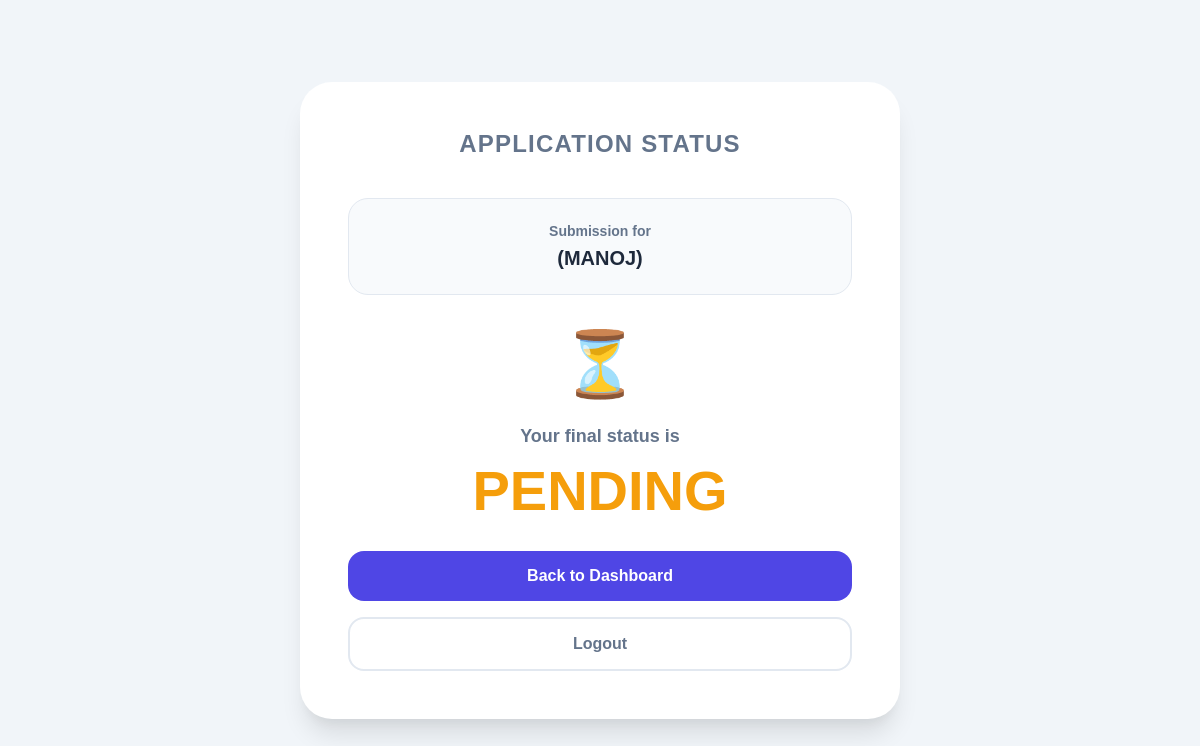
Before: /status/ (signed in) with the older database file.
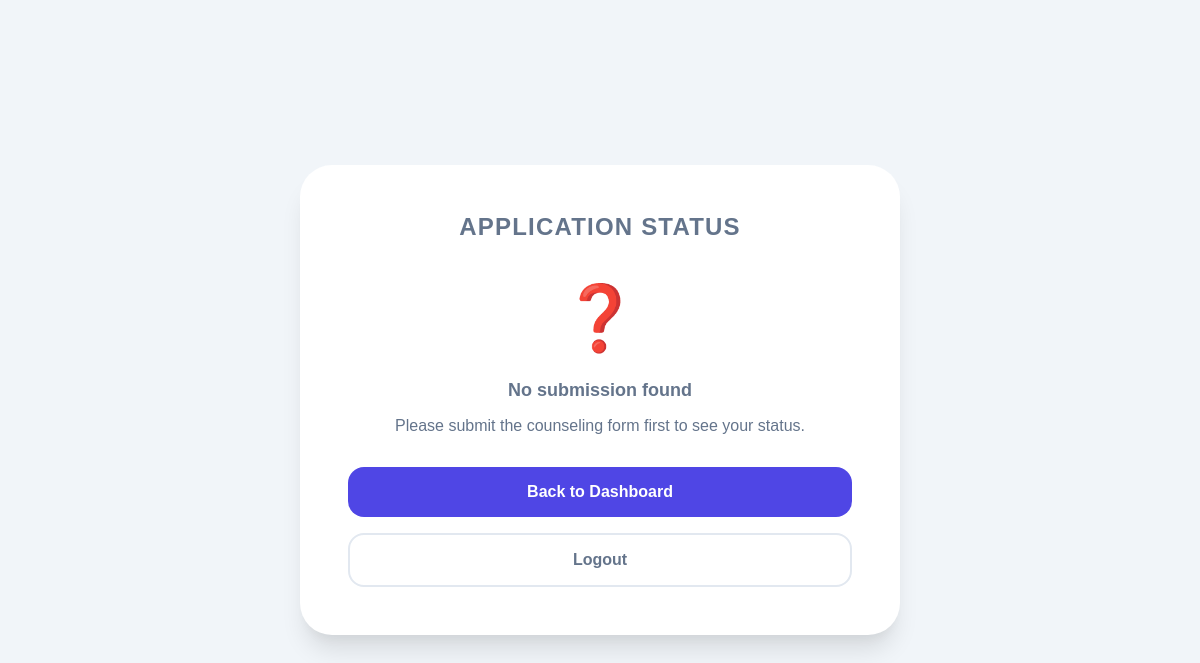
After: the same page with the newer database file.
### counseling/models.py (models this page shows, shortened)
class StudentCounseling(models.Model):
    year_sem = models.CharField(max_length=20)
    academic_year = models.CharField(max_length=20)
    rtf = models.BooleanField(default=False)
    mq = models.BooleanField(default=False)
    any_other = models.BooleanField(default=False)
    counselor_name = models.CharField(max_length=100)
    student_name = models.CharField(max_length=100)
    roll_number = models.CharField(max_length=20, unique=True, null=True, blank=True)
    email = models.EmailField(null=True, blank=True)
    approval_status = models.CharField(
        max_length=20,
        choices=[('Pending', 'Pending'), ('Approved', 'Approved'), ('Rejected', 'Rejected')],
        default='Pending'
    )
    counselor_approval = models.CharField(
        max_length=20,
        choices=[('Pending', 'Pending'), ('Approved', 'Approved'), ('Rejected', 'Rejected')],
        default='Pending'
    )
    hod_approval = models.CharField(
        max_length=20,
        choices=[('Pending', 'Pending'), ('Approved', 'Approved'), ('Rejected', 'Rejected')],
        default='Pending'
    )
    incharge_approval = models.CharField(
        max_length=20,
        choices=[('Pending', 'Pending'), ('Approved', 'Approved'), ('Rejected', 'Rejected')],
        default='Pending'
    )
    director_approval = models.CharField(
        max_length=20,
        choices=[('Pending', 'Pending'), ('Approved', 'Approved'), ('Rejected', 'Rejected')],
        default='Pending'
    )
    last_submission_date = models.DateTimeField(null=True, blank=True)
    added_by_role = models.CharField(max_length=50, blank=True, null=True, verbose_name="Added by Role")
    student_phone = models.CharField(max_length=15)
    father_phone = models.CharField(max_length=15)
    residence_hostel = models.BooleanField(default=False)
    residence_days_scholar = models.BooleanField(default=False)
    residence_college_bus = models.BooleanField(default=False)
    residence_rtc_bus = models.BooleanField(default=False)
    hostel_name = models.CharField(max_length=100, blank=True, null=True)
    room_no = models.CharField(max_length=10, blank=True, null=True)
    roommate1 = models.CharField(max_length=100, blank=True, null=True, verbose_name="Roommate 1")
    roll_no1 = models.CharField(max_length=10, blank=True, null=True, verbose_name="Roll No 1")
    roommate2 = models.CharField(max_length=100, blank=True, null=True, verbose_name="Roommate 2")
    roll_no2 = models.CharField(max_length=10, blank=True, null=True, verbose_name="Roll No 2")
    roommate3 = models.CharField(max_length=100, blank=True, null=True, verbose_name="Roommate 3")
    roll_no3 = models.CharField(max_length=10, blank=True, null=True, verbose_name="Roll No 3")
    bus_route = models.CharField(max_length=100, blank=True, null=True)
    bus_no = models.CharField(max_length=10, blank=True, null=True)
    rtc_travel_place = models.CharField(max_length=100, blank=True, null=True)
    vehicle_details = models.CharField(max_length=100, blank=True, null=True)
    day_scholar_address = models.TextField(blank=True, null=True, verbose_name="Day Scholar Address")
    ds_name1 = models.CharField(max_length=100, blank=True, null=True, verbose_name="DS Name 1")
    ds_roll1 = models.CharField(max_length=20, blank=True, null=True, verbose_name="DS Roll 1")
    ds_name2 = models.CharField(max_length=100, blank=True, null=True, verbose_name="DS Name 2")
    ds_roll2 = models.CharField(max_length=20, blank=True, null=True, verbose_name="DS Roll 2")
    ds_name3 = models.CharField(max_length=100, blank=True, null=True, verbose_name="DS Name 3")
    ds_roll3 = models.CharField(max_length=20, blank=True, null=True, verbose_name="DS Roll 3")
    month1 = models.CharField(max_length=20, blank=True, null=True, verbose_name="Month")
    classes_conducted1 = models.IntegerField(blank=True, null=True, verbose_name="Classes Conducted")
    classes_attended1 = models.IntegerField(blank=True, null=True, verbose_name="Classes Attended")
    attendance_percent1 = models.DecimalField(max_digits=5, decimal_places=2, blank=True, null=True, verbose_name="Attendance %")
    monthly_letter1 = models.CharField(max_length=3, blank=True, null=True, choices=[('Yes', 'Yes'), ('No', 'No')], verbose_name="Monthly Letter")
    followup1 = models.TextField(blank=True, null=True, verbose_name="Follow-up")
    month2 = models.CharField(max_length=20, blank=True, null=True, verbose_name="Month")
    classes_conducted2 = models.IntegerField(blank=True, null=True, verbose_name="Classes Conducted")
    classes_attended2 = models.IntegerField(blank=True, null=True, verbose_name="Classes Attended")
    attendance_percent2 = models.DecimalField(max_digits=5, decimal_places=2, blank=True, null=True, verbose_name="Attendance %")
    monthly_letter2 = models.CharField(max_length=3, blank=True, null=True, choices=[('Yes', 'Yes'), ('No', 'No')], verbose_name="Monthly Letter")
    followup2 = models.TextField(blank=True, null=True, verbose_name="Follow-up")
    month3 = models.CharField(max_length=20, blank=True, null=True, verbose_name="Month")
    classes_conducted3 = models.IntegerField(blank=True, null=True, verbose_name="Classes Conducted")
    classes_attended3 = models.IntegerField(blank=True, null=True, verbose_name="Classes Attended")
    attendance_percent3 = models.DecimalField(max_digits=5, decimal_places=2, blank=True, null=True, verbose_name="Attendance %")
    monthly_letter3 = models.CharField(max_length=3, blank=True, null=True, choices=[('Yes', 'Yes'), ('No', 'No')], verbose_name="Monthly Letter")
    followup3 = models.TextField(blank=True, null=True, verbose_name="Follow-up")
    month4 = models.CharField(max_length=20, blank=True, null=True, verbose_name="Month")
    classes_conducted4 = models.IntegerField(blank=True, null=True, verbose_name="Classes Conducted")
    classes_attended4 = models.IntegerField(blank=True, null=True, verbose_name="Classes Attended")
    attendance_percent4 = models.DecimalField(max_digits=5, decimal_places=2, blank=True, null=True, verbose_name="Attendance %")
    monthly_letter4 = models.CharField(max_length=3, blank=True, null=True, choices=[('Yes', 'Yes'), ('No', 'No')], verbose_name="Monthly Letter")
    followup4 = models.TextField(blank=True, null=True, verbose_name="Follow-up")
    month5 = models.CharField(max_length=20, blank=True, null=True, verbose_name="Month")
    classes_conducted5 = models.IntegerField(blank=True, null=True, verbose_name="Classes Conducted")
    classes_attended5 = models.IntegerField(blank=True, null=True, verbose_name="Classes Attended")
    attendance_percent5 = models.DecimalField(max_digits=5, decimal_places=2, blank=True, null=True, verbose_name="Attendance %")
    monthly_letter5 = models.CharField(max_length=3, blank=True, null=True, choices=[('Yes', 'Yes'), ('No', 'No')], verbose_name="Monthly Letter")
    followup5 = models.TextField(blank=True, null=True, verbose_name="Follow-up")
    subject1 = models.CharField(max_length=100, blank=True, null=True, verbose_name="Subject")
    mid1_1 = models.IntegerField(blank=True, null=True, verbose_name="Mid 1")
    mid2_1 = models.IntegerField(blank=True, null=True, verbose_name="Mid 2")
    sessional1 = models.IntegerField(blank=True, null=True, verbose_name="Sessional")
    endsem1 = models.IntegerField(blank=True, null=True, verbose_name="Endsem")
    total1 = models.IntegerField(blank=True, null=True, verbose_name="Total")
    result1 = models.CharField(max_length=1, choices=[('P', 'Pass'), ('F', 'Fail')], blank=True, null=True, verbose_name="Result")
    pass_year1 = models.CharField(max_length=4, blank=True, null=True, verbose_name="Pass Year")
    subject2 = models.CharField(max_length=100, blank=True, null=True, verbose_name="Subject")
    mid1_2 = models.IntegerField(blank=True, null=True, verbose_name="Mid 1")
    mid2_2 = models.IntegerField(blank=True, null=True, verbose_name="Mid 2")
    sessional2 = models.IntegerField(blank=True, null=True, verbose_name="Sessional")
    endsem2 = models.IntegerField(blank=True, null=True, verbose_name="Endsem")
    total2 = models.IntegerField(blank=True, null=True, verbose_name="Total")
    result2 = models.CharField(max_length=1, choices=[('P', 'Pass'), ('F', 'Fail')], blank=True, null=True, verbose_name="Result")
    pass_year2 = models.CharField(max_length=4, blank=True, null=True, verbose_name="Pass Year")
    subject3 = models.CharField(max_length=100, blank=True, null=True, verbose_name="Subject")
    mid1_3 = models.IntegerField(blank=True, null=True, verbose_name="Mid 1")
    mid2_3 = models.IntegerField(blank=True, null=True, verbose_name="Mid 2")
    sessional3 = models.IntegerField(blank=True, null=True, verbose_name="Sessional")
    endsem3 = models.IntegerField(blank=True, null=True, verbose_name="Endsem")
    total3 = models.IntegerField(blank=True, null=True, verbose_name="Total")
    result3 = models.CharField(max_length=1, choices=[('P', 'Pass'), ('F', 'Fail')], blank=True, null=True, verbose_name="Result")
    pass_year3 = models.CharField(max_length=4, blank=True, null=True, verbose_name="Pass Year")
    subject4 = models.CharField(max_length=100, blank=True, null=True, verbose_name="Subject")
    mid1_4 = models.IntegerField(blank=True, null=True, verbose_name="Mid 1")
    mid2_4 = models.IntegerField(blank=True, null=True, verbose_name="Mid 2")
    sessional4 = models.IntegerField(blank=True, null=True, verbose_name="Sessional")
    endsem4 = models.IntegerField(blank=True, null=True, verbose_name="Endsem")
    total4 = models.IntegerField(blank=True, null=True, verbose_name="Total")
    result4 = models.CharField(max_length=1, choices=[('P', 'Pass'), ('F', 'Fail')], blank=True, null=True, verbose_name="Result")
    pass_year4 = models.CharField(max_length=4, blank=True, null=True, verbose_name="Pass Year")
    subject5 = models.CharField(max_length=100, blank=True, null=True, verbose_name="Subject")
    mid1_5 = models.IntegerField(blank=True, null=True, verbose_name="Mid 1")
    mid2_5 = models.IntegerField(blank=True, null=True, verbose_name="Mid 2")
    sessional5 = models.IntegerField(blank=True, null=True, verbose_name="Sessional")
    endsem5 = models.IntegerField(blank=True, null=True, verbose_name="Endsem")
    total5 = models.IntegerField(blank=True, null=True, verbose_name="Total")
    result5 = models.CharField(max_length=1, choices=[('P', 'Pass'), ('F', 'Fail')], blank=True, null=True, verbose_name="Result")
    pass_year5 = models.CharField(max_length=4, blank=True, null=True, verbose_name="Pass Year")
    counseling_date1 = models.CharField(max_length=100, blank=True, null=True, verbose_name="Counseling Date")
    counseling_description1 = models.TextField(blank=True, null=True, verbose_name="Counseling Description")
    prizes_participations1 = models.TextField(blank=True, null=True, verbose_name="Prizes & Participations")
    counseling_date2 = models.CharField(max_length=100, blank=True, null=True, verbose_name="Counseling Date")
    prizes_participations2 = models.TextField(blank=True, null=True, verbose_name="Prizes & Participations")
    counseling_date3 = models.CharField(max_length=100, blank=True, null=True, verbose_name="Counseling Date")
    prizes_participations3 = models.TextField(blank=True, null=True, verbose_name="Prizes & Participations")
    counseling_date4 = models.CharField(max_length=100, blank=True, null=True, verbose_name="Counseling Date")
    prizes_participations4 = models.TextField(blank=True, null=True, verbose_name="Prizes & Participations")
    counseling_date5 = models.CharField(max_length=100, blank=True, null=True, verbose_name="Counseling Date")
    prizes_participations5 = models.TextField(blank=True, null=True, verbose_name="Prizes & Participations")

### counseling/views.py (the view)
# urls.py: path('status/', views.approval_status_view, name='approval_status'),
@login_required
def approval_status_view(request):
    try:
        student = StudentCounseling.objects.get(roll_number=request.user.username)
    except StudentCounseling.DoesNotExist:
        student = None
    return render(request, 'status.html', {'student': student})

### templates/status.html (shortened to what this page needs)
{% load static %}
<!doctype html>
<html lang="en">
<head>
    <link rel="stylesheet" href="{% static 'stylesheets/status_style.css' %}">
</head>
<body>
    <main class="container">
        <div class="title-container">
            <h1 class="main-title">Application Status</h1>
        </div>
        {% if student %}
        <div class="student-info">
            <h3>Submission for</h3>
            <p>{{ student.student_name }} ({{ student.roll_number }})</p>
        </div>
        <div class="status-display">
            <div class="status-icon">
                {% if student.approval_status == 'Approved' %}
                ✅
                {% elif student.approval_status == 'Rejected' %}
                ❌
                {% else %}
                ⏳
                {% endif %}
            </div>
            <div class="status-label">Your final status is</div>
            <div class="status-value status-{{ student.approval_status|lower }}">
                {{ student.approval_status|upper }}
            </div>
        </div>
        {% else %}
        <div class="status-display">
            <div class="status-icon">❓</div>
            <div class="status-label">No submission found</div>
            <p style="color: var(--text-muted); margin-bottom: 2rem;">Please submit the counseling form first to see
                your status.</p>
        </div>
        {% endif %}
        <div class="actions">
            <a href="{% url 'dashboard' %}" class="btn btn-primary">Back to Dashboard</a>
            <a href="{% url 'logout' %}" class="btn btn-outline">Logout</a>
        </div>
    </main>
</body>
</html>

Changed rows visible on the page:
removed StudentCounseling: roll_number "MANOJ", approval_status "PENDING"
Other visible differences:
text no longer shown: "Submission for ( ) ⏳ Your final status is"
text now shown: "❓ No submission found Please submit the counseling form first to see your status."
